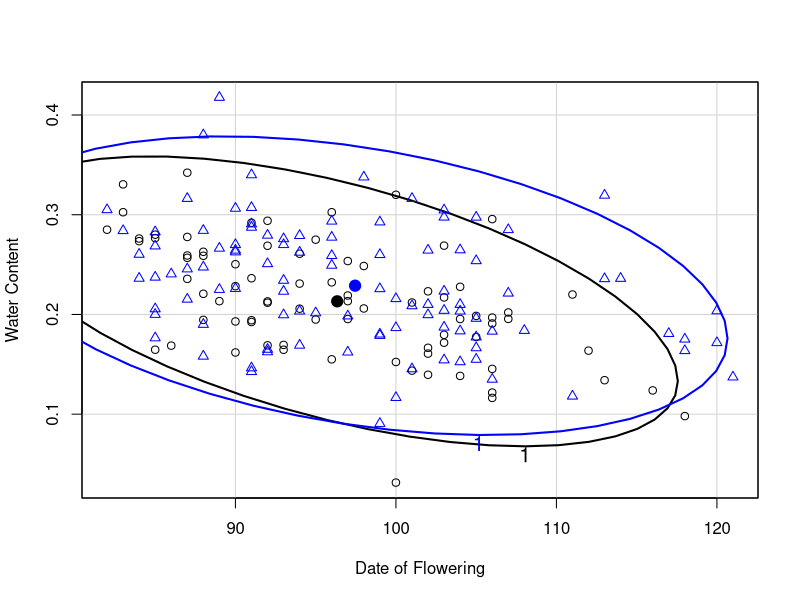
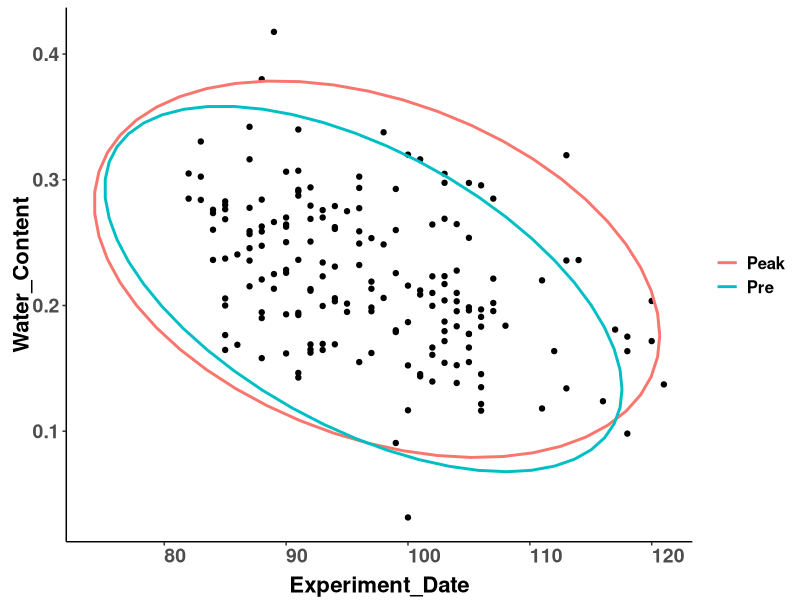
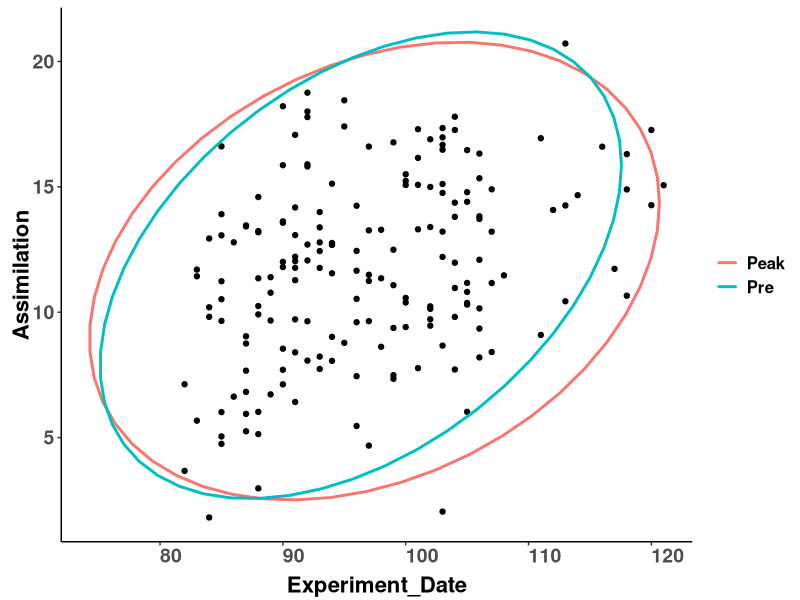
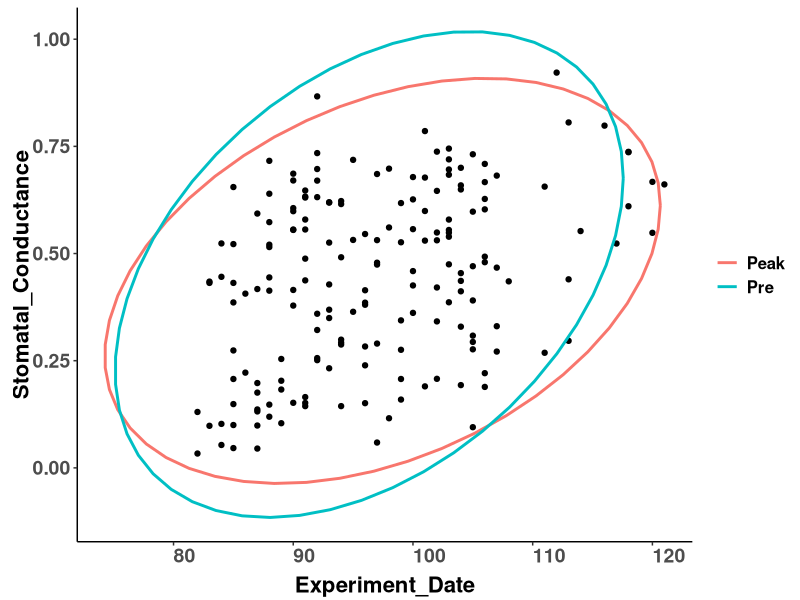
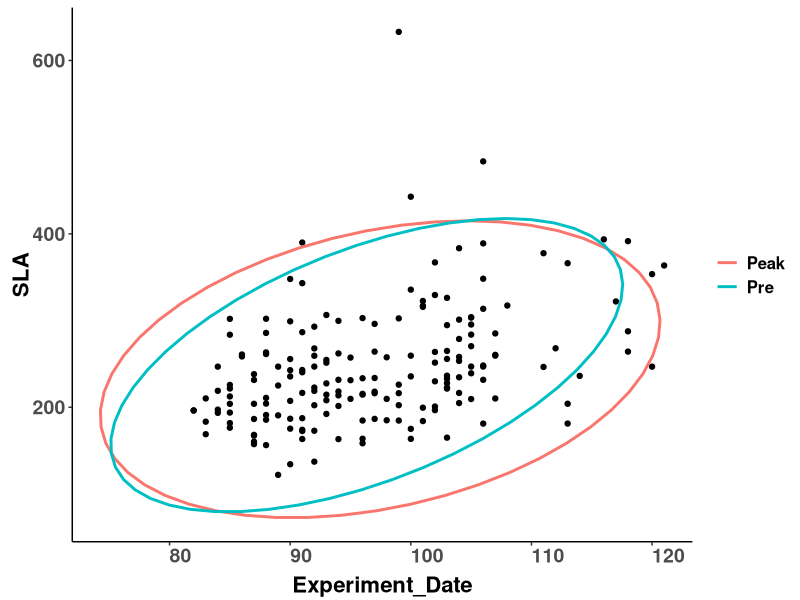
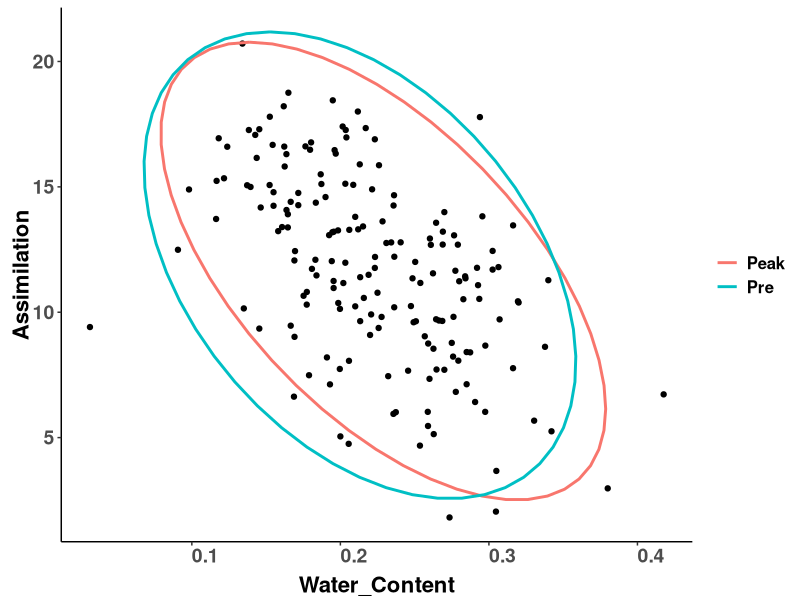
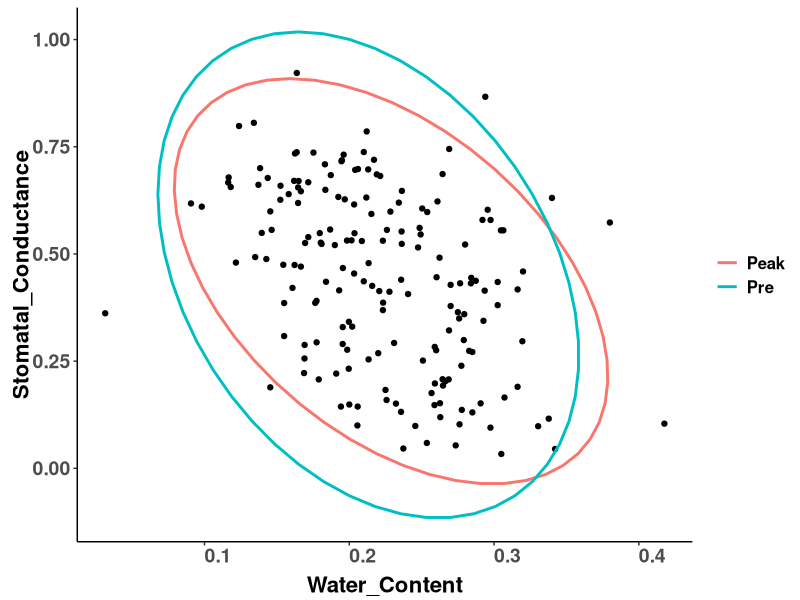
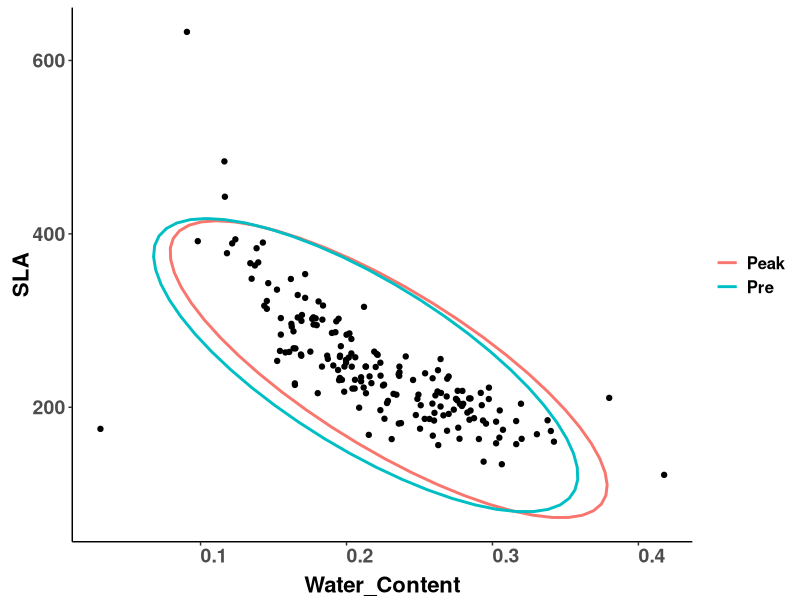

R code for these plots, in order:
##### visualization of the raw data pairwise scatterplots 
#read in packages
library(tidyverse)
library(ggplot2)
library(ggforce)
library(car)
library(cowplot)

# Read in data
all <- read.csv("Data/all.csv")
#place <- read.csv("Data/placements.csv")
Centre <- all %>% filter(Region == "2.Center") #subset of data
Centre <- mutate_if(Centre, is.character, stringr::str_replace_all, pattern = "Pre", replacement = "1")
Centre <- mutate_if(Centre, is.character, stringr::str_replace_all, pattern = "Peak", replacement = "2")
Centre$Period <- as.factor(Centre$Period)

#calculate ellipses
elli_Period <- dataEllipse(Centre$Experiment_Date, Centre$Water_Content, Centre$Period, group.labels=Centre$Period,
                           weights, log="", levels=0.95, center.pch=19, 
                           center.cex=1.5, draw=TRUE, segments=51, 
                           robust=FALSE, xlab="Date of Flowering", ylab="Water Content", 
                           lwd=2, fill=FALSE, fill.alpha=0.3, grid=TRUE, id=FALSE) 
df1 <- data.frame(elli_Period$'1')
df1[,3] <- "Pre"

df2 <- data.frame(elli_Period$`2`)
df2[,3] <- "Peak"

df <- data.frame(rbind(df1,df2))


### DF by WC
df.wc <- ggplot(Centre, aes(Experiment_Date,Water_Content))+
  geom_point() +
  theme_classic() +  
  geom_path(data=df, aes(x=x, y=y,colour=V3), size=1) +
  theme(legend.title = element_blank(),
        legend.text = element_text(size = 12, face = "bold"),
        axis.text.x = element_text(size=14, face="bold", angle=0,hjust=0),
        axis.text.y = element_text(size=14,face="bold"),
        axis.title.x = element_text(color="black", size=16, vjust = 0, face="bold"),
        axis.title.y = element_text(color="black", size=16,vjust = 0, face="bold"))
df.wc 

#### DF by Ass
elli2_Period <- dataEllipse(Centre$Experiment_Date, Centre$Assimilation, Centre$Period, group.labels=Centre$Period,
                            weights, log="", levels=0.95, center.pch=19, 
                            center.cex=1.5, draw=FALSE, segments=51, 
                            robust=FALSE, xlab="Date of Flowering", ylab="Assimilation", 
                            lwd=2, fill=FALSE, fill.alpha=0.3, grid=TRUE, id=FALSE) 

dfA <- data.frame(elli2_Period$'1')
dfA[,3] <- "Pre"

dfB <- data.frame(elli2_Period$`2`)
dfB[,3] <- "Peak"

df2 <- data.frame(rbind(dfA,dfB))

df.ass <- ggplot(Centre, aes(Experiment_Date,Assimilation))+
  geom_point() +
  theme_classic() +  
  geom_path(data=df2, aes(x=x, y=y,colour=V3), size=1) +
  theme(legend.title = element_blank(),
        legend.text = element_text(size = 12, face = "bold"),
        axis.text.x = element_text(size=14, face="bold", angle=0,hjust=0),
        axis.text.y = element_text(size=14,face="bold"),
        axis.title.x = element_text(color="black", size=16, vjust = 0, face="bold"),
        axis.title.y = element_text(color="black", size=16,vjust = 0, face="bold"))
df.ass 

#### DF by gs
elli3_Period <- dataEllipse(Centre$Experiment_Date, Centre$Stomatal_Conductance, Centre$Period, group.labels=Centre$Period,
                            weights, log="", levels=0.95, center.pch=19, 
                            center.cex=1.5, draw=FALSE, segments=51, 
                            robust=FALSE, xlab="Date of Flowering", ylab="Stomatal Conductance", 
                            lwd=2, fill=FALSE, fill.alpha=0.3, grid=TRUE, id=FALSE) 

dfA <- data.frame(elli3_Period$'1')
dfA[,3] <- "Pre"

dfB <- data.frame(elli3_Period$`2`)
dfB[,3] <- "Peak"

df3 <- data.frame(rbind(dfA,dfB))

df.gs <- ggplot(Centre, aes(Experiment_Date,Stomatal_Conductance))+
  geom_point() +
  theme_classic() +  
  geom_path(data=df3, aes(x=x, y=y,colour=V3), size=1) +
  theme(legend.title = element_blank(),
        legend.text = element_text(size = 12, face = "bold"),
        axis.text.x = element_text(size=14, face="bold", angle=0,hjust=0),
        axis.text.y = element_text(size=14,face="bold"),
        axis.title.x = element_text(color="black", size=16, vjust = 0, face="bold"),
        axis.title.y = element_text(color="black", size=16,vjust = 0, face="bold"))
df.gs 

#### DF by SLA
elli4_Period <- dataEllipse(Centre$Experiment_Date, Centre$SLA, Centre$Period, group.labels=Centre$Period,
                            weights, log="", levels=0.95, center.pch=19, 
                            center.cex=1.5, draw=FALSE, segments=51, 
                            robust=FALSE, xlab="Date of Flowering", ylab="SLA", 
                            lwd=2, fill=FALSE, fill.alpha=0.3, grid=TRUE, id=FALSE) 

dfA <- data.frame(elli4_Period$'1')
dfA[,3] <- "Pre"

dfB <- data.frame(elli4_Period$`2`)
dfB[,3] <- "Peak"

df4 <- data.frame(rbind(dfA,dfB))

df.sla <- ggplot(Centre, aes(Experiment_Date,SLA))+
  geom_point() +
  theme_classic() +  
  geom_path(data=df4, aes(x=x, y=y,colour=V3), size=1) +
  theme(legend.title = element_blank(),
        legend.text = element_text(size = 12, face = "bold"),
        axis.text.x = element_text(size=14, face="bold", angle=0,hjust=0),
        axis.text.y = element_text(size=14,face="bold"),
        axis.title.x = element_text(color="black", size=16, vjust = 0, face="bold"),
        axis.title.y = element_text(color="black", size=16,vjust = 0, face="bold"))
df.sla

#### WC by Ass
elli5_Period <- dataEllipse(Centre$Water_Content, Centre$Assimilation, Centre$Period, group.labels=Centre$Period,
                            weights, log="", levels=0.95, center.pch=19, 
                            center.cex=1.5, draw=FALSE, segments=51, 
                            robust=FALSE, xlab="Water Content", ylab="Assimilation", 
                            lwd=2, fill=FALSE, fill.alpha=0.3, grid=TRUE, id=FALSE) 

dfA <- data.frame(elli5_Period$'1')
dfA[,3] <- "Pre"

dfB <- data.frame(elli5_Period$`2`)
dfB[,3] <- "Peak"

df5 <- data.frame(rbind(dfA,dfB))

wc.ass <- ggplot(Centre, aes(Water_Content,Assimilation))+
  geom_point() +
  theme_classic() +  
  geom_path(data=df5, aes(x=x, y=y,colour=V3), size=1) +
  theme(legend.title = element_blank(),
        legend.text = element_text(size = 12, face = "bold"),
        axis.text.x = element_text(size=14, face="bold", angle=0,hjust=0),
        axis.text.y = element_text(size=14,face="bold"),
        axis.title.x = element_text(color="black", size=16, vjust = 0, face="bold"),
        axis.title.y = element_text(color="black", size=16,vjust = 0, face="bold"))
wc.ass 

#### WC by gs
elli6_Period <- dataEllipse(Centre$Water_Content, Centre$Stomatal_Conductance, Centre$Period, group.labels=Centre$Period,
                            weights, log="", levels=0.95, center.pch=19, 
                            center.cex=1.5, draw=FALSE, segments=51, 
                            robust=FALSE, xlab="Water Content", ylab="Stomatal Conductance", 
                            lwd=2, fill=FALSE, fill.alpha=0.3, grid=TRUE, id=FALSE) 

dfA <- data.frame(elli6_Period$'1')
dfA[,3] <- "Pre"

dfB <- data.frame(elli6_Period$`2`)
dfB[,3] <- "Peak"

df6 <- data.frame(rbind(dfA,dfB))

wc.gs <- ggplot(Centre, aes(Water_Content,Stomatal_Conductance))+
  geom_point() +
  theme_classic() +  
  geom_path(data=df6, aes(x=x, y=y,colour=V3), size=1) +
  theme(legend.title = element_blank(),
        legend.text = element_text(size = 12, face = "bold"),
        axis.text.x = element_text(size=14, face="bold", angle=0,hjust=0),
        axis.text.y = element_text(size=14,face="bold"),
        axis.title.x = element_text(color="black", size=16, vjust = 0, face="bold"),
        axis.title.y = element_text(color="black", size=16,vjust = 0, face="bold"))
wc.gs 

#### WC by SLA
elli7_Period <- dataEllipse(Centre$Water_Content, Centre$SLA, Centre$Period, group.labels=Centre$Period,
                            weights, log="", levels=0.95, center.pch=19, 
                            center.cex=1.5, draw=FALSE, segments=51, 
                            robust=FALSE, xlab="Water Content", ylab="SLA", 
                            lwd=2, fill=FALSE, fill.alpha=0.3, grid=TRUE, id=FALSE) 

dfA <- data.frame(elli7_Period$'1')
dfA[,3] <- "Pre"

dfB <- data.frame(elli7_Period$`2`)
dfB[,3] <- "Peak"

df7 <- data.frame(rbind(dfA,dfB))

wc.sla <- ggplot(Centre, aes(Water_Content,SLA))+
  geom_point() +
  theme_classic() +  
  geom_path(data=df7, aes(x=x, y=y,colour=V3), size=1) +
  theme(legend.title = element_blank(),
        legend.text = element_text(size = 12, face = "bold"),
        axis.text.x = element_text(size=14, face="bold", angle=0,hjust=0),
        axis.text.y = element_text(size=14,face="bold"),
        axis.title.x = element_text(color="black", size=16, vjust = 0, face="bold"),
        axis.title.y = element_text(color="black", size=16,vjust = 0, face="bold"))
wc.sla 

#### SLA by Ass
elli8_Period <- dataEllipse(Centre$SLA, Centre$Assimilation, Centre$Period, group.labels=Centre$Period,
                            weights, log="", levels=0.95, center.pch=19, 
                            center.cex=1.5, draw=FALSE, segments=51, 
                            robust=FALSE, xlab="SLA", ylab="Assimilation", 
                            lwd=2, fill=FALSE, fill.alpha=0.3, grid=TRUE, id=FALSE) 

dfA <- data.frame(elli8_Period$'1')
dfA[,3] <- "Pre"

dfB <- data.frame(elli8_Period$`2`)
dfB[,3] <- "Peak"

df8 <- data.frame(rbind(dfA,dfB))

sla.ass <- ggplot(Centre, aes(SLA,Assimilation))+
  geom_point() +
  theme_classic() +  
  geom_path(data=df8, aes(x=x, y=y,colour=V3), size=1) +
  theme(legend.title = element_blank(),
        legend.text = element_text(size = 12, face = "bold"),
        axis.text.x = element_text(size=14, face="bold", angle=0,hjust=0),
        axis.text.y = element_text(size=14,face="bold"),
        axis.title.x = element_text(color="black", size=16, vjust = 0, face="bold"),
        axis.title.y = element_text(color="black", size=16,vjust = 0, face="bold"))
sla.ass 


#### gs by sla
elli9_Period <- dataEllipse(Centre$Stomatal_Conductance, Centre$SLA, Centre$Period, group.labels=Centre$Period,
                            weights, log="", levels=0.95, center.pch=19, 
                            center.cex=1.5, draw=FALSE, segments=51, 
                            robust=FALSE, xlab="Stomatal Conductance", ylab="SLA", 
                            lwd=2, fill=FALSE, fill.alpha=0.3, grid=TRUE, id=FALSE) 

dfA <- data.frame(elli9_Period$'1')
dfA[,3] <- "Pre"

dfB <- data.frame(elli9_Period$`2`)
dfB[,3] <- "Peak"

df9 <- data.frame(rbind(dfA,dfB))

gs.sla <- ggplot(Centre, aes(Stomatal_Conductance,SLA))+
  geom_point() +
  theme_classic() +  
  geom_path(data=df9, aes(x=x, y=y,colour=V3), size=1) +
  theme(legend.title = element_blank(),
        legend.text = element_text(size = 12, face = "bold"),
        axis.text.x = element_text(size=14, face="bold", angle=0,hjust=0),
        axis.text.y = element_text(size=14,face="bold"),
        axis.title.x = element_text(color="black", size=16, vjust = 0, face="bold"),
        axis.title.y = element_text(color="black", size=16,vjust = 0, face="bold"))
gs.sla 



### gs by ASS
elli10_Period <- dataEllipse(Centre$Stomatal_Conductance, Centre$Assimilation, Centre$Period, group.labels=Centre$Period,
                             weights, log="", levels=0.95, center.pch=19, 
                             center.cex=1.5, draw=FALSE, segments=51, 
                             robust=FALSE, xlab="Stomatal Conductance", ylab="SLA", 
                             lwd=2, fill=FALSE, fill.alpha=0.3, grid=TRUE, id=FALSE) 

dfA <- data.frame(elli10_Period$'1')
dfA[,3] <- "Pre"

dfB <- data.frame(elli10_Period$`2`)
dfB[,3] <- "Peak"

df10 <- data.frame(rbind(dfA,dfB))

gs.ass <- ggplot(Centre, aes(Stomatal_Conductance,Assimilation))+
  geom_point() +
  theme_classic() +  
  geom_path(data=df10, aes(x=x, y=y,colour=V3), size=1) +
  theme(legend.title = element_blank(),
        legend.text = element_text(size = 12, face = "bold"),
        axis.text.x = element_text(size=14, face="bold", angle=0,hjust=0),
        axis.text.y = element_text(size=14,face="bold"),
        axis.title.x = element_text(color="black", size=16, vjust = 0, face="bold"),
        axis.title.y = element_text(color="black", size=16,vjust = 0, face="bold"))
gs.ass

# cowplot export 10 by 16
plot_grid(df.sla, df.wc, df.ass, df.gs, sla.ass, gs.sla,
          wc.sla, wc.ass, wc.gs, gs.ass,  ncol=2)



